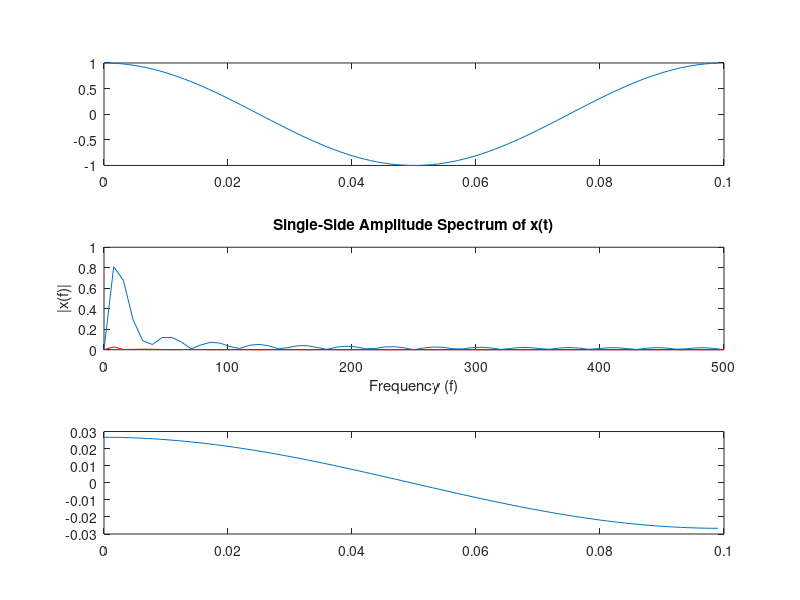

The MATLAB source for this figure:
clc
close all
Fs=1000;
Ts=1/Fs;
Length=100;
f=10;
f2=4;
t=(0:Length-1)*Ts;

%noise=rand(1,Length);
noise= cos(2*pi*f*t);%+rand(1,Length);% +cos(2*pi*f2*t);
subplot(3,1,1);
plot(t,noise)

mean(noise)

%% Original FFT

NFFT = 2^nextpow2(Length); 
Y = fft(noise,NFFT)/Length;
f1 = Fs/2*linspace(0,1,NFFT/2+1);
subplot(3,1,2);
plot(f1,2*abs(Y(1:NFFT/2+1))) 
xlabel('Frequency (f)'); 
ylabel('|x(f)|');
title('Single-Side Amplitude Spectrum of x(t)');


%% Denoise 
threshold=0.1;
T=dct(eye(Length));
Output=T*noise'
% for compare=1:Length
%    if abs(Output(compare))< threshold
%    Output(compare)=0;
%    end
% end  

%Output(9)=0;
Output(3:100)=0;
New=idct(Output);
mean(New);
%% Denoise FFT
hold on
 
Y = fft(New,NFFT)/Length;
f1 = Fs/2*linspace(0,1,NFFT/2+1);
subplot(3,1,2);
plot(f1,2*abs(Y(1:NFFT/2+1)),'r')
hold off 

subplot(3,1,3);
plot(t,New);